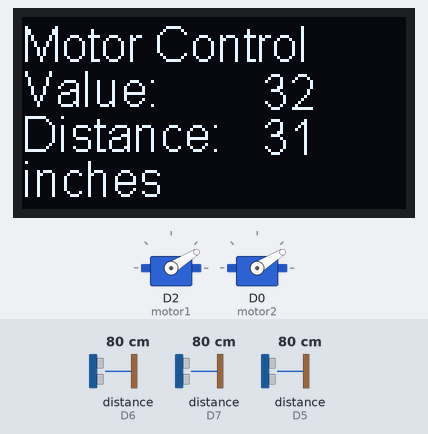
The sketch below on a simulated ESP8266 (NodeMCU). Parts: 2 × servo, 128×64 one-colour display. Inputs (shaded band) come from the test bench; at power-on: distance to the obstacle (sensors on D6, D7, D5) 80 cm. What the sketch prints to the serial monitor is not drawn.

Above: at 1.2 s.
1.3 s: distance to the obstacle (sensor on D6) set to 9 cm
At 1.8 s:
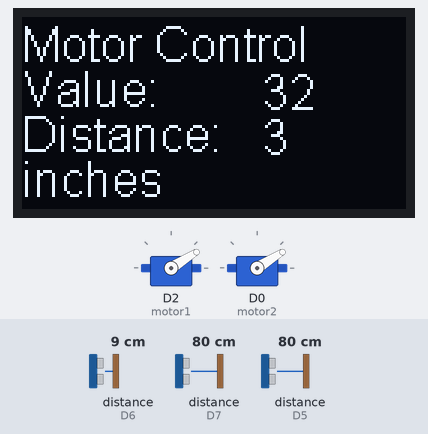
2.8 s: distance to the obstacle (sensor on D6) set to 299 cm
At 4.1 s:
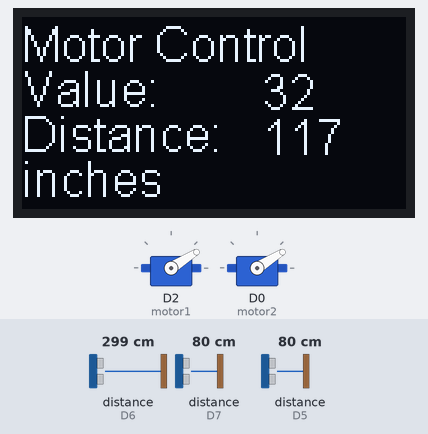
10.3 s: distance to the obstacle (sensor on D6) set to 2 cm
At 11.0 s:
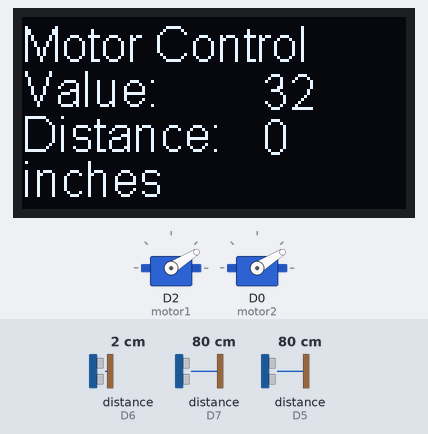
11.8 s: distance to the obstacle (sensor on D6) set to 60 cm
At 12.5 s:
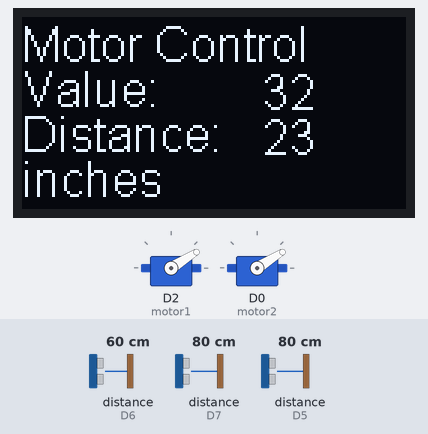
Timing chart, 0 to 14.3 s (numbered marks = the images above; inputs shaded):
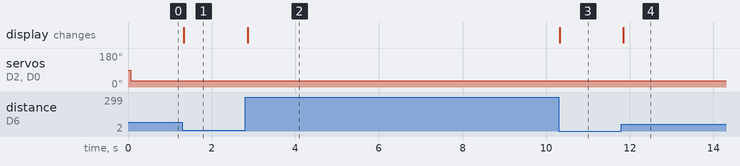

Measured:
- after the input at 1.3 s, the display: changes at once (image 1)
- after the input at 2.8 s, the display: changes after 0.06 s (image 2)
- after the input at 10.3 s, the display: changes at once (image 3)
- after the input at 11.8 s, the display: changes at once (image 4)

The sketch:

TurnWithOLED.ino
```cpp
#include <Ultrasonic.h>
#include <Servo.h>
#include <Wire.h>
#include "SSD1306.h"


#define motor1pin D0
#define motor2pin D2

Servo motor1;  // Creates a servo object called "motor1"
Servo motor2;  // Creates a servo object called "motor2"

Ultrasonic ultrasonic_driver(D8, D5);  // An ultrasonic sensor HC-04
Ultrasonic ultrasonic_center(D9, D6);  // An ultrasonic sensor HC-04
Ultrasonic ultrasonic_pass(D10, D7);  // An ultrasonic sensor HC-04

SSD1306 display(0x3C, D14, D15);

int motor_control;

void setup() {
  // put your setup code here, to run once:

  Serial.begin(115200);

  motor1.attach(D2);  // D0 will be a servo motor pin – Driver Side
  motor2.attach(D0);  // D2 will be a servo motor pin – Passenger Side
  motor1.write(90); // Turns motor 1 off
  motor2.write(90); // Turns motor 2 off

  // Display Setup
  display.init();
  display.flipScreenVertically();
  display.setFont(ArialMT_Plain_16);
  display.drawString(0, 0, "Initializing");
  display.display();
}

void loop() {
  // put your main code here, to run repeatedly:
     display.clear();
     Serial.print("Distance Driver(D8,D5) Center(D9,D6) Pass(D10,D7):   ");  // Print a caption
     Serial.print(ultrasonic_driver.read(INC));
     Serial.print(" in. ");
     Serial.print(ultrasonic_center.read(INC));
     Serial.print(" in. ");
     Serial.print(ultrasonic_pass.read(INC));
     Serial.println(" in. ");

  // put your main code here, to run repeatedly:
    motor_control = 32;

  // OLED controls
    char temp1[50];
    char temp2[50];
    sprintf(temp1, "%d", motor_control);
    sprintf(temp2, "%d", ultrasonic_center.read(INC));
    const char *c = temp1;
    const char *d = temp2;
    display.drawString(0, 0, "Motor Control");
    display.drawString(0, 15, "Value: ");
    display.drawString(80, 16, c);
    display.drawString(0, 30, "Distance: ");
    display.drawString(80, 31, d);
    display.drawString(0, 45, "inches");
    display.display();

    motor1.write(motor_control);
    motor2.write(motor_control);


}
```
